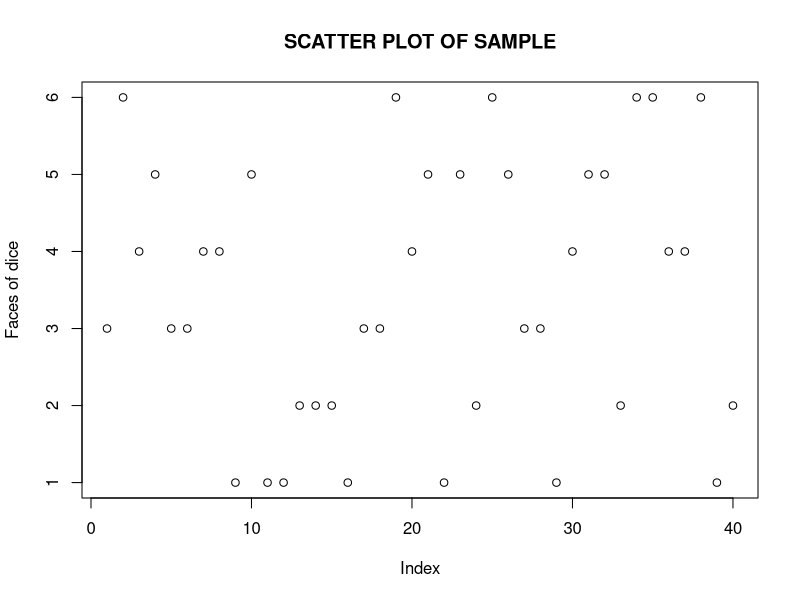
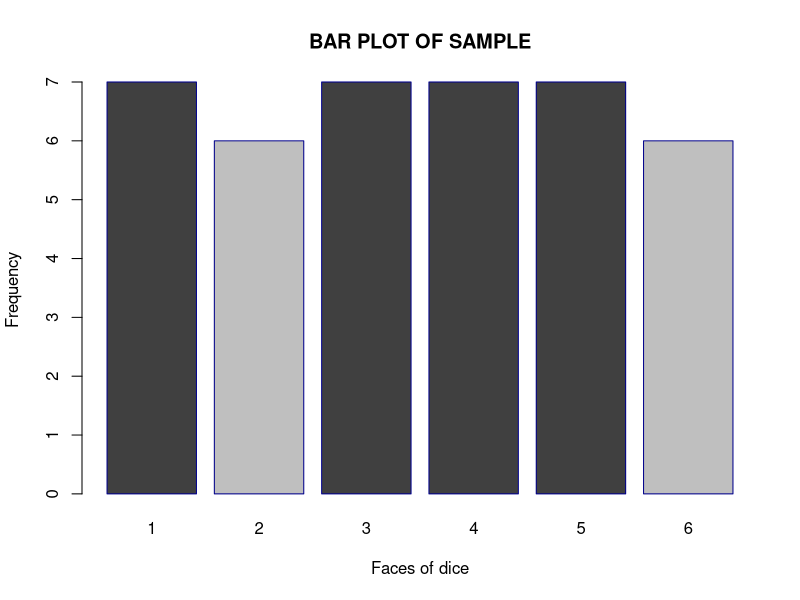
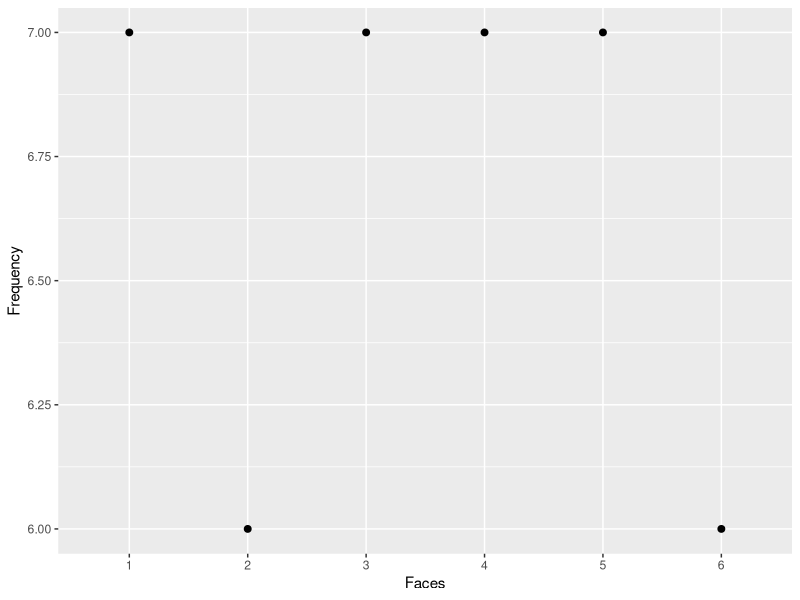
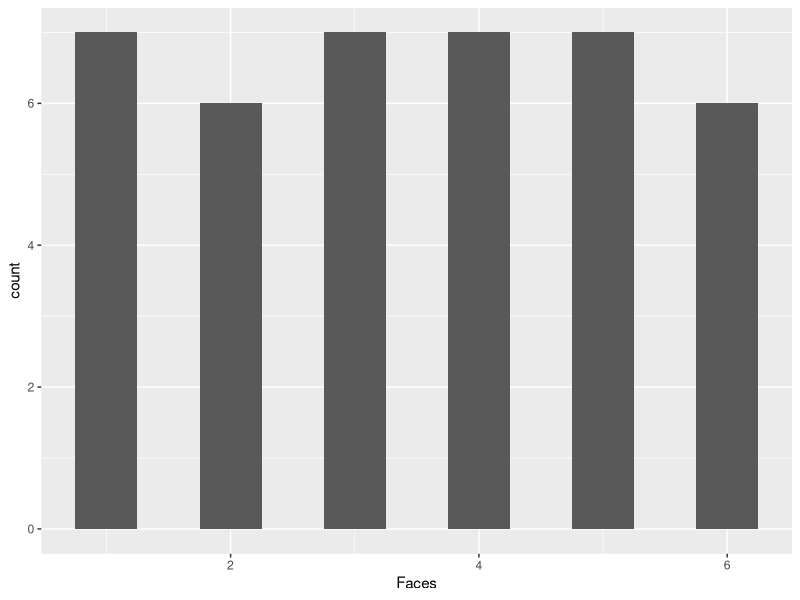

The R source for these figures, in order:
## ---- chunk 1
knitr::opts_chunk$set(echo = TRUE)
## ---- chunk 2
print("hello, world!")
## ---- chunk 3
# n = as.integer(readline("Enter n: "))
n = 10
print(paste("Sum =",sum(1:n)))
## ---- chunk 4
for(i in 1:12) {
  print(paste("table of", i))
  for(j in 1:10) {
    print(paste(i,"x",j,"=",i*j))
  }
  print("")
}
## ---- chunk 5
getMaxFromList <- function(l) {
  return(max(unlist(l)))
}
l <- list(c(10,2,1,2,3,9,3,2,4,3,1))
getMaxFromList(l)
## ---- chunk 6
sumList <- function(l) {
  return(sum(unlist(l)))
}

sumList(list(1:20))
## ---- chunk 7
isPalindrome <- function(str) {
  library(stringr)
  str <- unlist(str_split(str, ""))
  revStr <- rev(str)
  for(i in 1:length(str)) {
    if (revStr[i] != str[i]) {
      return(FALSE)
    }
  }
  return(TRUE)
}
isPalindrome("1211")
## ---- chunk 8
linSearch <- function(arr, target) {
  for(el in arr) {
    if (el == target) {
      return(TRUE)
    }
  }
  return(FALSE)
}
linSearch(1:20, 5)
## ---- chunk 9
binSearch <- function(arr, target) {
  start <- 1
  end <- length(arr)
  while(start <= end) {
    mid <- as.integer((start+end)/2)
    if(arr[mid] == target) {
      return(TRUE)
    }
    else if(target < arr[mid]) {
      end <- mid-1
    } else {
      start <- mid+1
    }
  }
}

binSearch(1:20, 5)
## ---- chunk 10
matrixAdd <- function(A, B) {
  return(A+B)
}

matrixSub <- function(A, B) {
  return(A-B)
}

matrixMul <- function(A, B) {
  return(A%*%B)
}

A <- matrix(1:9, 3, 3)
B <- matrix(-1:-9, 3, 3)

matrixAdd(A, B)
matrixSub(A, B)
matrixMul(A, B)
## ---- chunk 11
age <- c(rep(20,5),rep(21,3),rep(22,4),rep(23,3))

median(age[age < 22])
median(age)           
mean(age)                      
names(table(age))[table(age)==max(table(age))] 

age = c(age, rep(23, 2))

mean(age)
median(age)
names(table(age))[table(age)==max(table(age))]
## ---- chunk 12
systolic.blood.pressure.Midpoint = c(rep(95.5,5),
                                  rep(105.5,8),
                                  rep(115.5,22),
                                  rep(125.5,27),
                                  rep(135.5,17),
                                  rep(145.5,9),
                                  rep(155.5, 5),
                                  rep(165.5,5),
                                  rep(175.5,2))
# finding range
range <- c(min(systolic.blood.pressure.Midpoint), max(systolic.blood.pressure.Midpoint))
range
meanValue <- mean(systolic.blood.pressure.Midpoint)  # mean
meanValue
sd(systolic.blood.pressure.Midpoint) # Standard deviation
quartile <- quantile(systolic.blood.pressure.Midpoint) # Quartile
quartile

ul <- unique(systolic.blood.pressure.Midpoint)

# mean derviation
print("Term : Mean Deviation")
for(i in 1:length(ul)) {
  cat(ul[i], " : ", ul[i]-meanValue) 
}

# Quartile Deviation
Q1 = quartile[[1]]
Q3 = quartile[[3]]
quartileDev = (Q3-Q1)/(Q3+Q1) 
quartileDev
## ---- chunk 13
s1 = sample(1:6, 40, replace = TRUE)
s2 = sample(1:6, 70, replace = TRUE)
s3 = sample(1:6, 100, replace = TRUE)

probFreq = table(s1)
probFreq
probFreq = table(s2)
probFreq
probFreq = table(s3)
probFreq
## ---- chunk 14
library(ggplot2)

# random semple
s1 = sample(1:6, 40, replace = TRUE)
s2 = sample(1:6, 70, replace = TRUE)
s3 = sample(1:6, 100, replace = TRUE)

probFreq = table(s1)

probFreqDF  = as.data.frame(probFreq)
colnames(probFreqDF) = c("Faces", "Frequency")

rel = rank(table(s1))/length(table(s1))

### Plotting
plot(s1, main = "SCATTER PLOT OF SAMPLE",
     xlab = "Index",
     ylab = "Faces of dice")
barplot(probFreq, main = "BAR PLOT OF SAMPLE",
        xlab = "Faces of dice",
        ylab = "Frequency",
        border = "dark blue",
        col = gray(1-rel))

points = ggplot(probFreqDF, 
                aes(x=Faces, y = Frequency)) + geom_point(size = 2)

############################################
Faces = factor(NULL, levels = probFreqDF$Faces)
Freq = as.numeric(NULL)

for(i in 1:nrow(probFreqDF)) {
  faces = as.numeric(probFreqDF$Faces[i])
  
  val = rep(faces, as.numeric(probFreqDF$Frequency[i]))
  Faces = c(Faces, val)
  Freq = c(Freq, rep(1, as.numeric(probFreqDF$Frequency[i])))
}
temp = data.frame(Faces = Faces, Freq = Freq)

#  histogram
hist = ggplot(temp, aes(x=Faces)) +
          geom_histogram(binwidth = 0.5)

#################

points
hist
